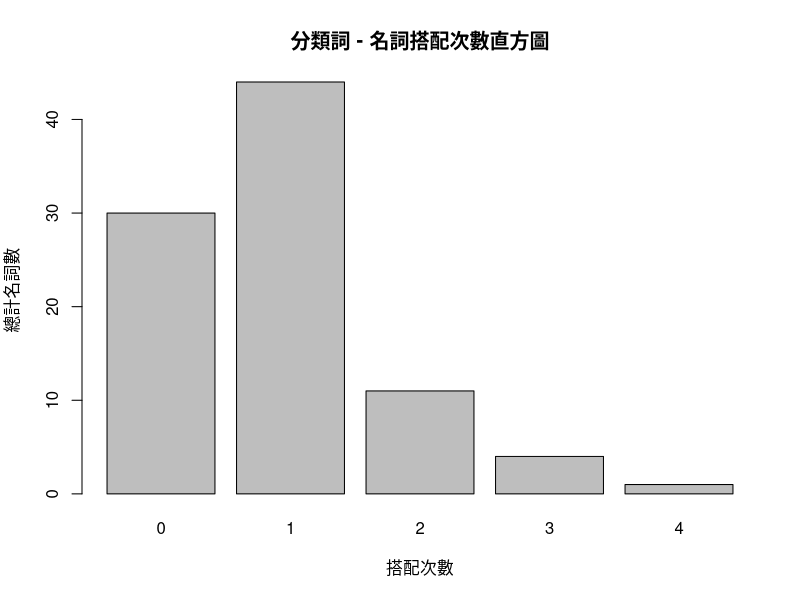
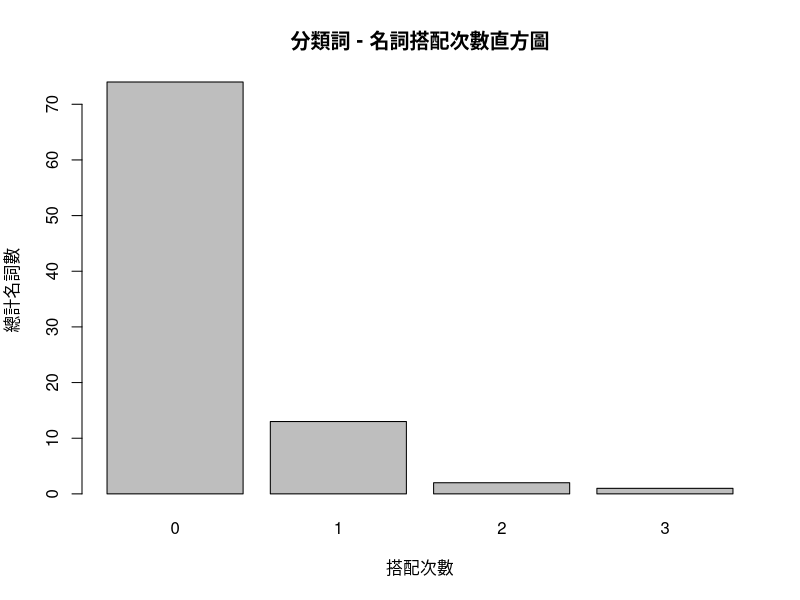

Recreate these plots in R, in order. (Note: this script raises an error after producing the figures.)
## ---- chunk 1
knitr::opts_chunk$set(echo = TRUE)
library(tidyverse)
## ---- chunk 2
THT_sti <- read_csv(file="../phase01/sinica_corpus/THT_nouns_check.csv",na = "NA")%>%filter(STUDY01 == "V") %>% select(WORD,POS,FREQ,RANK,`條`,`枝`,`根`,`張`,`面`,`片`,`個`,`顆`,`粒`)
THT_alternative <- read_csv(file="../phase01/sinica_corpus/THT_nouns_check.csv",na = "NA")%>%filter(STUDY01 == "V") %>% select(WORD,POS,FREQ,RANK,瓣,點,頂,朵,封,幅,節,具,卷,管,面,葉,幀,尊)
knitr::kable(THT_sti)
## ---- chunk 3
barplot(table(apply(THT_sti[,5:13]=="V",1,sum)),  xlab = "搭配次數",ylab="總計名詞數",main = "分類詞 - 名詞搭配次數直方圖")
## ---- chunk 4
barplot(table(apply(THT_alternative[,5:18]=="V",1,sum,na.rm=TRUE)),  xlab = "搭配次數",ylab="總計名詞數",main = "分類詞 - 名詞搭配次數直方圖")
## ---- chunk 5
## list file names
termfiles <- list.files(path = "../phase01/sinica_corpus/classifiers_pool/",pattern = "*_terms.txt$")

## import the terms as the data frame
counts_table <- data.frame(classifier = NULL, N = NULL)

for(termfile in termfiles){
classifier_tmp <- read_lines(file=paste0("../phase01/sinica_corpus/classifiers_pool/",termfile) )%>% str_split(pattern = ",") %>% lapply(as.data.frame.list,col.names=c("WORD","N")) %>% bind_rows()

## store how many nouns out of THT sti
counts_table = bind_rows(counts_table, 
c(WORD = (str_split(termfile,"_") %>% unlist())[2], N = sum(!(classifier_tmp$WORD %in% THT_sti$WORD))))

}

## Replace the pinyin with the characters
counts_table$WORD <- c("瓣","點","頂","朵","封","幅","個","根","節","具","卷","顆","塊","粒","枚","面","片","條","葉","張","幀","枝","尊","座")

## Mark the classifiers in THT study
THT = counts_table$WORD %in% c("條","枝","根","張","面","片","個","顆","粒")
THT[THT == TRUE] <- "V"
THT[THT == FALSE] <- ""
counts_table <- as_tibble(cbind(counts_table, THT))

print(arrange(counts_table,desc(THT)),n=nrow(counts_table))
## ---- chunk 6
## Take the selected classifiers
selected_files <- termfiles[c(2,6,10,13,15,24)]

for(selected_terms in selected_files){
    terms_tmp <- read_lines(file=paste0("../phase01/sinica_corpus/classifiers_pool/",selected_terms) )%>% str_split(pattern = ",") %>% lapply(as.data.frame.list,col.names=c("WORD","N")) %>% bind_rows() %>% filter(!(WORD %in% THT_sti$WORD))

write_csv(terms_tmp,file = paste0("../phase01/sinica_corpus/classifiers_pool/stipool_", (str_split(selected_terms,"_") %>% unlist())[2],".csv"))
}

